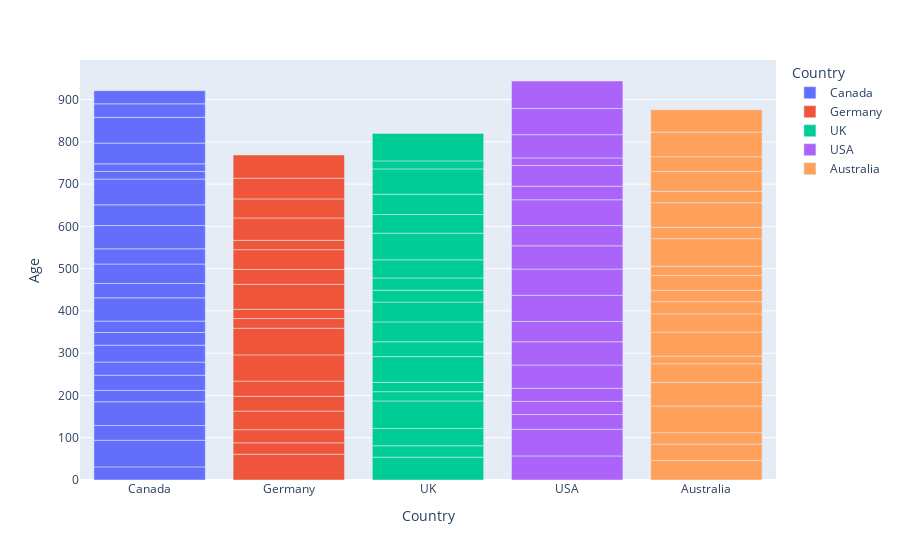

The notebook cell saved with this chart:
### Code cell
px.bar(df,x="Country",y="Age",color="Country")

### Figure 1 — Plotly figure (JSON) as saved in the notebook; plotly's stock layout.template omitted (floating-point values rounded to 4 significant figures)
{"data": [{"alignmentgroup": "True", "hovertemplate": "Country=%{x}<br>Age=%{y}<extra></extra>", "legendgroup": "Canada", "marker": {"color": "#636efa", "pattern": {"shape": ""}}, "name": "Canada", "offsetgroup": "Canada", "orientation": "v", "showlegend": true, "textposition": "auto", "type": "bar", "x": ["Canada", "Canada", "Canada", "Canada", "Canada", "Canada", "Canada", "Canada", "Canada", "Canada", "Canada", "Canada", "Canada", "Canada", "Canada", "Canada", "Canada", "Canada", "Canada", "Canada", "Canada", "Canada", "Canada"], "xaxis": "x", "y": [31, 63, 35, 56, 27, 36, 31, 40, 30, 27, 55, 34, 46, 36, 55, 49, 61, 18, 18, 49, 61, 32, 31], "yaxis": "y"}, {"alignmentgroup": "True", "hovertemplate": "Country=%{x}<br>Age=%{y}<extra></extra>", "legendgroup": "Germany", "marker": {"color": "#EF553B", "pattern": {"shape": ""}}, "name": "Germany", "offsetgroup": "Germany", "orientation": "v", "showlegend": true, "textposition": "auto", "type": "bar", "x": ["Germany", "Germany", "Germany", "Germany", "Germany", "Germany", "Germany", "Germany", "Germany", "Germany", "Germany", "Germany", "Germany", "Germany", "Germany", "Germany", "Germany", "Germany"], "xaxis": "x", "y": [61, 27, 31, 44, 35, 36, 62, 63, 23, 22, 59, 35, 47, 22, 53, 45, 49, 55], "yaxis": "y"}, {"alignmentgroup": "True", "hovertemplate": "Country=%{x}<br>Age=%{y}<extra></extra>", "legendgroup": "UK", "marker": {"color": "#00cc96", "pattern": {"shape": ""}}, "name": "UK", "offsetgroup": "UK", "orientation": "v", "showlegend": true, "textposition": "auto", "type": "bar", "x": ["UK", "UK", "UK", "UK", "UK", "UK", "UK", "UK", "UK", "UK", "UK", "UK", "UK", "UK", "UK", "UK", "UK", "UK", "UK"], "xaxis": "x", "y": [54, 27, 41, 65, 22, 22, 61, 35, 47, 47, 28, 29, 43, 63, 44, 48, 60, 19, 65], "yaxis": "y"}, {"alignmentgroup": "True", "hovertemplate": "Country=%{x}<br>Age=%{y}<extra></extra>", "legendgroup": "USA", "marker": {"color": "#ab63fa", "pattern": {"shape": ""}}, "name": "USA", "offsetgroup": "USA", "orientation": "v", "showlegend": true, "textposition": "auto", "type": "bar", "x": ["USA", "USA", "USA", "USA", "USA", "USA", "USA", "USA", "USA", "USA", "USA", "USA", "USA", "USA", "USA", "USA", "USA", "USA", "USA"], "xaxis": "x", "y": [57, 63, 35, 31, 31, 55, 55, 48, 62, 62, 55, 48, 61, 32, 49, 18, 55, 62, 65], "yaxis": "y"}, {"alignmentgroup": "True", "hovertemplate": "Country=%{x}<br>Age=%{y}<extra></extra>", "legendgroup": "Australia", "marker": {"color": "#FFA15A", "pattern": {"shape": ""}}, "name": "Australia", "offsetgroup": "Australia", "orientation": "v", "showlegend": true, "textposition": "auto", "type": "bar", "x": ["Australia", "Australia", "Australia", "Australia", "Australia", "Australia", "Australia", "Australia", "Australia", "Australia", "Australia", "Australia", "Australia", "Australia", "Australia", "Australia", "Australia", "Australia", "Australia", "Australia", "Australia"], "xaxis": "x", "y": [46, 39, 27, 63, 56, 44, 18, 57, 43, 29, 27, 35, 22, 65, 27, 58, 27, 47, 35, 58, 53], "yaxis": "y"}], "layout": {"autosize": true, "barmode": "relative", "legend": {"title": {"text": "Country"}, "tracegroupgap": 0}, "margin": {"t": 60}, "xaxis": {"anchor": "y", "autorange": true, "categoryarray": ["Canada", "Germany", "UK", "USA", "Australia"], "categoryorder": "array", "domain": [0, 1], "range": [-0.5, 4.5], "title": {"text": "Country"}, "type": "category"}, "yaxis": {"anchor": "x", "autorange": true, "domain": [0, 1], "range": [0, 993.7], "title": {"text": "Age"}, "type": "linear"}}}
